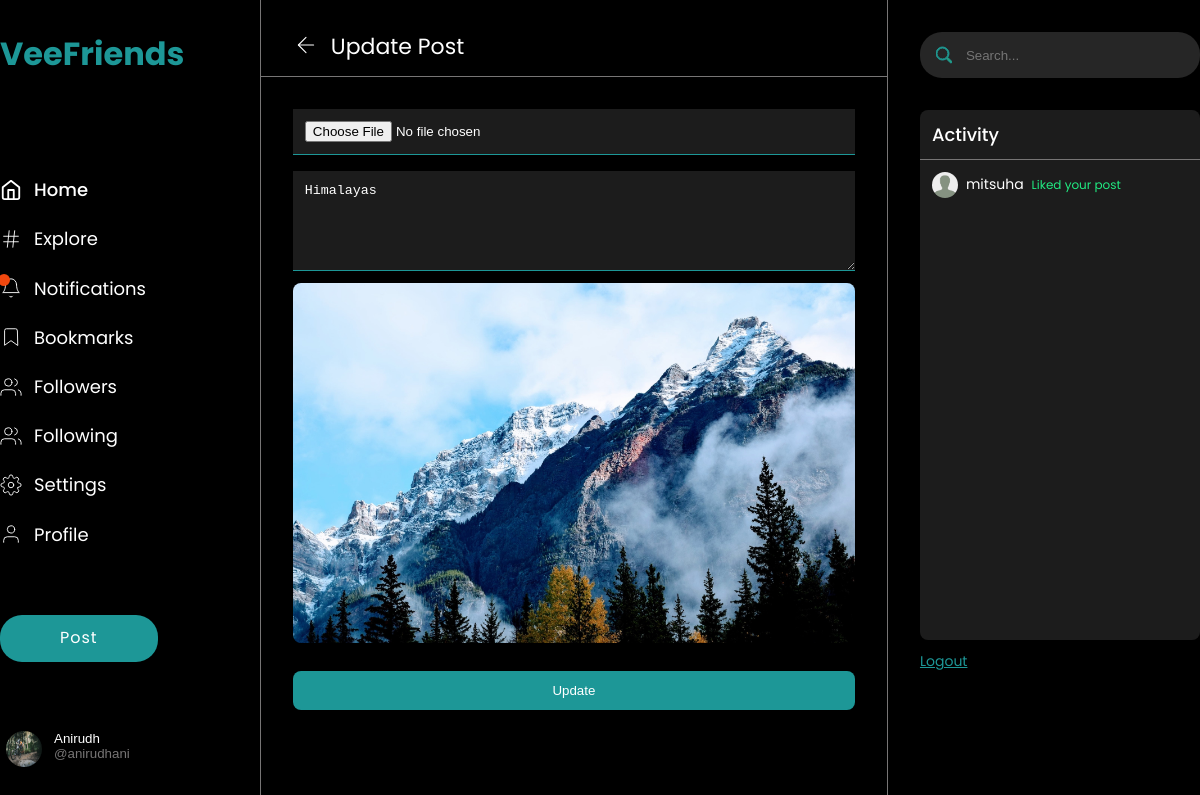
/update-post/4899fb88d40e4a359cab40d1e02bd9f2/ (signed in), run on the app's committed database.
### accounts/models.py (models this page shows, shortened)
class User(AbstractBaseUser, PermissionsMixin):
    id = models.UUIDField(
        default=uuid.uuid4, primary_key=True, unique=True, editable=False
    )
    username = models.CharField(max_length=60, unique=True)
    email = models.CharField(max_length=255, unique=True)
    name = models.CharField(max_length=60)
    is_superuser = models.BooleanField(default=False)
    is_staff = models.BooleanField(default=False)
    is_active = models.BooleanField(default=True)
    date_joined = models.DateTimeField(auto_now=True)
    objects = UserManager()
    USERNAME_FIELD = "username"
    REQUIRED_FIELDS = ["email", "name"]
    class Meta:
        verbose_name = "User"
        verbose_name_plural = "Users"

class Profile(models.Model):
    user = models.OneToOneField(User, on_delete=models.CASCADE, related_name="profile")
    username = models.CharField(max_length=60)
    name = models.CharField(max_length=60)
    email = models.CharField(max_length=255)
    avatar = models.ImageField(default="default/avatar.jpg", upload_to="profile/")
    cover_picture = models.ImageField(
        default="default/cover_picture.jpg", upload_to="cover/"
    )
    bio = models.TextField(blank=True)
    followers = models.ManyToManyField(
        "self", blank=True, symmetrical=False, related_name="follower"
    )
    following = models.ManyToManyField(
        "self", blank=True, symmetrical=False, related_name="follow"
    )
    created_at = models.DateTimeField(auto_now_add=True)
    updated_at = models.DateTimeField(auto_now=True)
    @property
    def get_absolute_url(self):
        return reverse("profile", kwargs={"username": self.username})
    def __str__(self):
        return self.username
    class Meta:
        verbose_name = "Profile"
        verbose_name_plural = "Profiles"
        ordering = ["-created_at"]

### posts/models.py (models this page shows, shortened)
class Post(models.Model):
    id = models.UUIDField(
        default=uuid.uuid4, primary_key=True, unique=True, editable=False
    )
    owner = models.ForeignKey(Profile, on_delete=models.CASCADE)
    image = models.ImageField(upload_to="posts/", blank=True)
    body = models.TextField(blank=True)
    likes = models.ManyToManyField(Profile, related_name="post_likes")
    impressions = models.ManyToManyField(Profile, related_name="post_impressions")
    created_at = models.DateTimeField(auto_now_add=True)
    updated_at = models.DateTimeField(auto_now=True)
    @property
    def get_absolute_url(self):
        return reverse("view_post", kwargs={"post_id": self.id})
    class Meta:
        ordering = ["-created_at"]
        verbose_name = "Post"
        verbose_name_plural = "Posts"

class ActivityMessage(models.Model):
    user = models.ForeignKey(Profile, on_delete=models.CASCADE)
    notification = models.TextField()
    post = models.ForeignKey(Post, on_delete=models.CASCADE, null=True, blank=True)
    created_at = models.DateTimeField(auto_now_add=True)
    updated_at = models.DateTimeField(auto_now=True)
    class Meta:
        verbose_name = "Activity message"
        verbose_name_plural = "Activity messages"

### posts/views.py (the view)
# urls.py: path("update-post/<str:post_id>/", views.update_post, name="update_post"),
@csrf_exempt
@login_required(login_url="login")
def update_post(request, post_id):
    user = request.user.profile
    post = Post.objects.filter(id=post_id).first()
    if post is None:
        return HttpResponse("Post not fount!")
    if user != post.owner:
        return HttpResponse("You can't update this post!")
    if request.method == "POST":
        form = PostForm(request.POST, request.FILES, instance=post)
        if form.is_valid():
            form.save()
            return redirect("view_post", post_id=post_id)
    context = {"post": post}
    return render(request, "posts/update_post.html", context)

### posts/templates/posts/update_post.html (shortened to what this page needs)
{% extends 'main.html' %}{% load static %}{% block content %}
<main id="CreatePost" class="create_post wrapper">
  <div class="create_post__grid w-100">
    {% include 'sidebar.html' %}
    <section class="create_post_content">
      <div class="create_post_header">
        <a href="{{request.META.HTTP_REFERER}}"
          ><svg
            xmlns="http://www.w3.org/2000/svg"
            width="24"
            height="24"
            viewBox="0 0 24 24"
            fill="none"
            stroke="currentColor"
            stroke-width="1"
            stroke-linecap="round"
            stroke-linejoin="round"
            class="feather feather-arrow-left"
          >
            <line x1="19" y1="12" x2="5" y2="12"></line>
            <polyline points="12 19 5 12 12 5"></polyline>
          </svg>
        </a>
        <span>Update Post</span>
      </div>
      <form action="" class="create_post_form" method="post" enctype="multipart/form-data">
        <input type="file" onchange="previewImage(event)" required name="image" />
        <textarea name="body" id="" cols="30" rows="10" required>{{post.body}}</textarea>
        <div class="img" id="image">
          <img src="{{post.image.url}}" alt="" id="post_preview_image" />
        </div>
        <button type="submit">Update</button>
      </form>
    </section>
    {% include 'activitybar.html' %}
  </div>
</main>
{% endblock %}

### templates/sidebar.html (shortened to what this page needs)
<div class="sidebar py-32">
  <div class="sidebar__logo">
    <a href="{% url 'home' %}"><h1>VeeFriends</h1></a>
  </div>
  <ul class="sidebar__links">
    <li class="link active">
      <a href="{% url 'home' %}">
        <span>Home</span></a
      >
    </li>
    <li class="link">
      <a href="{% url 'search' %}?q="
        >
        <span>Explore</span></a
      >
    </li>
    <li class="link">
      <a href="{% url 'notifications' %}">
        <svg
          xmlns="http://www.w3.org/2000/svg"
          width="24"
          height="24"
          viewBox="0 0 24 24"
          fill="none"
          stroke="currentColor"
          stroke-width="2"
          stroke-linecap="round"
          stroke-linejoin="round"
          class="feather feather-bell"
        >
          <path d="M18 8A6 6 0 0 0 6 8c0 7-3 9-3 9h18s-3-2-3-9"></path>
          <path d="M13.73 21a2 2 0 0 1-3.46 0"></path>
        </svg>
        <span class="notification"></span>
        <span>Notifications</span></a
      >
    </li>
    <li class="link">
      <a href="{% url 'bookmark' %}">
        <svg
          xmlns="http://www.w3.org/2000/svg"
          width="24"
          height="24"
          viewBox="0 0 24 24"
          fill="none"
          stroke="currentColor"
          stroke-width="2"
          stroke-linecap="round"
          stroke-linejoin="round"
          class="feather feather-bookmark"
        >
          <path d="M19 21l-7-5-7 5V5a2 2 0 0 1 2-2h10a2 2 0 0 1 2 2z"></path>
        </svg>
        <span>Bookmarks</span></a
      >
    </li>
    <li class="link">
      <a href="{% url 'followers' %}">
        <span>Followers</span></a
      >
    </li>
    <li class="link">
      <a href="{% url 'followings' %}">
        <span>Following</span></a
      >
    </li>
    <li class="link">
      <a href="{% url 'settings' %}">
        <span>Settings</span></a
      >
    </li>
    <li class="link">
      <a href="{{request.user.profile.get_absolute_url}}">
        <svg
          xmlns="http://www.w3.org/2000/svg"
          width="20"
          height="20"
          viewBox="0 0 24 24"
          fill="none"
          stroke="#000"
          stroke-width="1"
          stroke-linecap="round"
          stroke-linejoin="round"
          class="feather feather-user"
        >
          <path d="M20 21v-2a4 4 0 0 0-4-4H8a4 4 0 0 0-4 4v2"></path>
          <circle cx="12" cy="7" r="4"></circle>
        </svg>
        <span>Profile</span>
      </a>
    </li>
  </ul>
  <div class="sidebar__post-btn">
    <a href="{% url 'create_post' %}">Post</a>
  </div>
  <button type="button" class="sidebar__user flex flex-ai-s flex-jc-s" id="logout-btn">
    <div class="user-img">
      <img src="{{request.user.profile.avatar.url}}" alt="" />
    </div>
    <div class="flex flex-ai-s" style="flex-direction: column">
      <span class="name">{{request.user.profile.name}}</span>
      <span class="username">@{{request.user.profile.username}}</span>
    </div>
  </button>
</div>

### templates/activitybar.html
<div class="rightSidebar py-32">
  <div class="rightSidebar__search">
    <form action="{% url 'search' %}">
      <div class="form-control flex flex-ai-c gp-12">
        <?xml version="1.0" ?><svg
          class="bi bi-search"
          fill="#28a17d"
          height="16"
          viewBox="0 0 16 16"
          width="16"
          xmlns="http://www.w3.org/2000/svg"
        >
          <path
            d="M11.742 10.344a6.5 6.5 0 1 0-1.397 1.398h-.001c.03.04.062.078.098.115l3.85 3.85a1 1 0 0 0 1.415-1.414l-3.85-3.85a1.007 1.007 0 0 0-.115-.1zM12 6.5a5.5 5.5 0 1 1-11 0 5.5 5.5 0 0 1 11 0z"
          />
        </svg>
        <input type="text" placeholder="Search..." name="q" />
      </div>
    </form>
  </div>
  <div class="rightSidebar__activity">
    <div class="title"><span>Activity</span></div>
    <ul id="ActivityBar">
      {% for notify in request.user.profile.activity.message.all %}
      <li>
        <a href="{{notify.post.get_absolute_url}}">
          <div class="user-img">
            <img src="{{notify.user.avatar.url}}" alt="" />
          </div>
          <div class="name"><span>{{notify.user}}</span></div>
          <span class="body accept">{{notify.notification}}</span>
        </a>
      </li>
      {% endfor %}
    </ul>
  </div>
  <div class="rightSidebar__logout_btn">
    {% if request.user.is_authenticated %}
    <a href="{% url 'logout' %}">Logout</a>
    {% else %}
    <a href="{% url 'login' %}">Login</a>
    {% endif %}
  </div>
</div>

### data on the page
User: user.profile.avatar (picture), user.profile.name "Anirudh", user.profile.username "anirudhani"
Post: body "Himalayas", image (picture)
ActivityMessage: user.avatar (placeholder picture), user "mitsuha", notification "Liked your post"
